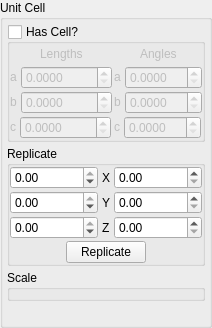
      <widget class="QWidget" name="CellPage" >
       <layout class="QVBoxLayout" >
        <property name="margin" >
         <number>0</number>
        </property>
        <property name="spacing" >
         <number>4</number>
        </property>
        <item>
         <widget class="QGroupBox" name="CellGroup" >
          <property name="title" >
           <string>Unit Cell</string>
          </property>
          <layout class="QVBoxLayout" >
           <property name="margin" >
            <number>4</number>
           </property>
           <property name="spacing" >
            <number>4</number>
           </property>
           <item>
            <widget class="QGroupBox" name="CellDefinitionGroup" >
             <property name="title" >
              <string>Has Cell?</string>
             </property>
             <property name="checkable" >
              <bool>true</bool>
             </property>
             <property name="checked" >
              <bool>false</bool>
             </property>
             <layout class="QVBoxLayout" >
              <property name="margin" >
               <number>0</number>
              </property>
              <property name="spacing" >
               <number>2</number>
              </property>
              <item>
               <layout class="QHBoxLayout" >
                <property name="margin" >
                 <number>0</number>
                </property>
                <property name="spacing" >
                 <number>2</number>
                </property>
                <item>
                 <layout class="QVBoxLayout" >
                  <property name="margin" >
                   <number>0</number>
                  </property>
                  <property name="spacing" >
                   <number>2</number>
                  </property>
                  <item>
                   <layout class="QHBoxLayout" >
                    <property name="margin" >
                     <number>0</number>
                    </property>
                    <property name="spacing" >
                     <number>0</number>
                    </property>
                    <item>
                     <spacer>
                      <property name="orientation" >
                       <enum>Qt::Horizontal</enum>
                      </property>
                      <property name="sizeHint" >
                       <size>
                        <width>16</width>
                        <height>20</height>
                       </size>
                      </property>
                     </spacer>
                    </item>
                    <item>
                     <widget class="QLabel" name="label_16" >
                      <property name="text" >
                       <string>Lengths</string>
                      </property>
                     </widget>
                    </item>
                    <item>
                     <spacer>
                      <property name="orientation" >
                       <enum>Qt::Horizontal</enum>
                      </property>
                      <property name="sizeHint" >
                       <size>
                        <width>16</width>
                        <height>20</height>
                       </size>
                      </property>
                     </spacer>
                    </item>
                   </layout>
                  </item>
                  <item>
                   <layout class="QHBoxLayout" >
                    <property name="margin" >
                     <number>0</number>
                    </property>
                    <property name="spacing" >
                     <number>4</number>
                    </property>
                    <item>
                     <widget class="QLabel" name="label_17" >
                      <property name="sizePolicy" >
                       <sizepolicy>
                        <hsizetype>0</hsizetype>
                        <vsizetype>0</vsizetype>
                        <horstretch>0</horstretch>
                        <verstretch>0</verstretch>
                       </sizepolicy>
                      </property>
                      <property name="text" >
                       <string>a</string>
                      </property>
                     </widget>
                    </item>
                    <item>
                     <widget class="QDoubleSpinBox" name="CellLengthASpin" >
                      <property name="sizePolicy" >
                       <sizepolicy>
                        <hsizetype>0</hsizetype>
                        <vsizetype>0</vsizetype>
                        <horstretch>0</horstretch>
                        <verstretch>0</verstretch>
                       </sizepolicy>
                      </property>
                      <property name="decimals" >
                       <number>4</number>
                      </property>
                      <property name="maximum" >
                       <double>10000.000000000000000</double>
                      </property>
                     </widget>
                    </item>
                   </layout>
                  </item>
                  <item>
                   <layout class="QHBoxLayout" >
                    <property name="margin" >
                     <number>0</number>
                    </property>
                    <property name="spacing" >
                     <number>4</number>
                    </property>
                    <item>
                     <widget class="QLabel" name="label_18" >
                      <property name="sizePolicy" >
                       <sizepolicy>
                        <hsizetype>0</hsizetype>
                        <vsizetype>0</vsizetype>
                        <horstretch>0</horstretch>
                        <verstretch>0</verstretch>
                       </sizepolicy>
                      </property>
                      <property name="text" >
                       <string>b</string>
                      </property>
                     </widget>
                    </item>
                    <item>
                     <widget class="QDoubleSpinBox" name="CellLengthBSpin" >
                      <property name="sizePolicy" >
                       <sizepolicy>
                        <hsizetype>0</hsizetype>
                        <vsizetype>0</vsizetype>
                        <horstretch>0</horstretch>
                        <verstretch>0</verstretch>
                       </sizepolicy>
                      </property>
                      <property name="decimals" >
                       <number>4</number>
                      </property>
                      <property name="maximum" >
                       <double>10000.000000000000000</double>
                      </property>
                     </widget>
                    </item>
                   </layout>
                  </item>
                  <item>
                   <layout class="QHBoxLayout" >
                    <property name="margin" >
                     <number>0</number>
                    </property>
                    <property name="spacing" >
                     <number>4</number>
                    </property>
                    <item>
                     <widget class="QLabel" name="label_19" >
                      <property name="sizePolicy" >
                       <sizepolicy>
                        <hsizetype>0</hsizetype>
                        <vsizetype>0</vsizetype>
                        <horstretch>0</horstretch>
                        <verstretch>0</verstretch>
                       </sizepolicy>
                      </property>
                      <property name="text" >
                       <string>c</string>
                      </property>
                     </widget>
                    </item>
                    <item>
                     <widget class="QDoubleSpinBox" name="CellLengthCSpin" >
                      <property name="sizePolicy" >
                       <sizepolicy>
                        <hsizetype>0</hsizetype>
                        <vsizetype>0</vsizetype>
                        <horstretch>0</horstretch>
                        <verstretch>0</verstretch>
                       </sizepolicy>
                      </property>
                      <property name="decimals" >
                       <number>4</number>
                      </property>
                      <property name="maximum" >
                       <double>10000.000000000000000</double>
                      </property>
                     </widget>
                    </item>
                   </layout>
                  </item>
                 </layout>
                </item>
                <item>
                 <layout class="QVBoxLayout" >
                  <property name="margin" >
                   <number>0</number>
                  </property>
                  <property name="spacing" >
                   <number>2</number>
                  </property>
                  <item>
                   <layout class="QHBoxLayout" >
                    <property name="margin" >
                     <number>0</number>
                    </property>
                    <property name="spacing" >
                     <number>0</number>
                    </property>
                    <item>
                     <spacer>
                      <property name="orientation" >
                       <enum>Qt::Horizontal</enum>
                      </property>
                      <property name="sizeHint" >
                       <size>
                        <width>16</width>
                        <height>20</height>
                       </size>
                      </property>
                     </spacer>
                    </item>
                    <item>
                     <widget class="QLabel" name="label_15" >
                      <property name="text" >
                       <string>Angles</string>
                      </property>
                     </widget>
                    </item>
                    <item>
                     <spacer>
                      <property name="orientation" >
                       <enum>Qt::Horizontal</enum>
                      </property>
                      <property name="sizeHint" >
                       <size>
                        <width>16</width>
                        <height>20</height>
                       </size>
                      </property>
                     </spacer>
                    </item>
                   </layout>
                  </item>
                  <item>
                   <layout class="QHBoxLayout" >
                    <property name="margin" >
                     <number>0</number>
                    </property>
                    <property name="spacing" >
                     <number>4</number>
                    </property>
                    <item>
                     <widget class="QLabel" name="label_12" >
                      <property name="sizePolicy" >
                       <sizepolicy>
                        <hsizetype>0</hsizetype>
                        <vsizetype>0</vsizetype>
                        <horstretch>0</horstretch>
                        <verstretch>0</verstretch>
                       </sizepolicy>
                      </property>
                      <property name="text" >
                       <string>a</string>
                      </property>
                     </widget>
                    </item>
                    <item>
                     <widget class="QDoubleSpinBox" name="CellAngleASpin" >
                      <property name="sizePolicy" >
                       <sizepolicy>
                        <hsizetype>0</hsizetype>
                        <vsizetype>0</vsizetype>
                        <horstretch>0</horstretch>
                        <verstretch>0</verstretch>
                       </sizepolicy>
                      </property>
                      <property name="decimals" >
                       <number>4</number>
                      </property>
                      <property name="maximum" >
                       <double>180.000000000000000</double>
                      </property>
                     </widget>
                    </item>
                   </layout>
                  </item>
                  <item>
                   <layout class="QHBoxLayout" >
                    <property name="margin" >
                     <number>0</number>
                    </property>
                    <property name="spacing" >
                     <number>4</number>
                    </property>
                    <item>
                     <widget class="QLabel" name="label_13" >
                      <property name="sizePolicy" >
                       <sizepolicy>
                        <hsizetype>0</hsizetype>
                        <vsizetype>0</vsizetype>
                        <horstretch>0</horstretch>
                        <verstretch>0</verstretch>
                       </sizepolicy>
                      </property>
                      <property name="text" >
                       <string>b</string>
                      </property>
                     </widget>
                    </item>
                    <item>
                     <widget class="QDoubleSpinBox" name="CellAngleBSpin" >
                      <property name="sizePolicy" >
                       <sizepolicy>
                        <hsizetype>0</hsizetype>
                        <vsizetype>0</vsizetype>
                        <horstretch>0</horstretch>
                        <verstretch>0</verstretch>
                       </sizepolicy>
                      </property>
                      <property name="decimals" >
                       <number>4</number>
                      </property>
                      <property name="maximum" >
                       <double>180.000000000000000</double>
                      </property>
                     </widget>
                    </item>
                   </layout>
                  </item>
                  <item>
                   <layout class="QHBoxLayout" >
                    <property name="margin" >
                     <number>0</number>
                    </property>
                    <property name="spacing" >
                     <number>4</number>
                    </property>
                    <item>
                     <widget class="QLabel" name="label_14" >
                      <property name="sizePolicy" >
                       <sizepolicy>
                        <hsizetype>0</hsizetype>
                        <vsizetype>0</vsizetype>
                        <horstretch>0</horstretch>
                        <verstretch>0</verstretch>
                       </sizepolicy>
                      </property>
                      <property name="text" >
                       <string>c</string>
                      </property>
                     </widget>
                    </item>
                    <item>
                     <widget class="QDoubleSpinBox" name="CellAngleCSpin" >
                      <property name="sizePolicy" >
                       <sizepolicy>
                        <hsizetype>0</hsizetype>
                        <vsizetype>0</vsizetype>
                        <horstretch>0</horstretch>
                        <verstretch>0</verstretch>
                       </sizepolicy>
                      </property>
                      <property name="decimals" >
                       <number>4</number>
                      </property>
                      <property name="maximum" >
                       <double>180.000000000000000</double>
                      </property>
                     </widget>
                    </item>
                   </layout>
                  </item>
                 </layout>
                </item>
               </layout>
              </item>
             </layout>
            </widget>
           </item>
           <item>
            <widget class="QGroupBox" name="CellReplicateGroup" >
             <property name="sizePolicy" >
              <sizepolicy>
               <hsizetype>7</hsizetype>
               <vsizetype>0</vsizetype>
               <horstretch>0</horstretch>
               <verstretch>0</verstretch>
              </sizepolicy>
             </property>
             <property name="title" >
              <string>Replicate</string>
             </property>
             <layout class="QVBoxLayout" >
              <property name="margin" >
               <number>0</number>
              </property>
              <property name="spacing" >
               <number>2</number>
              </property>
              <item>
               <layout class="QHBoxLayout" >
                <property name="margin" >
                 <number>0</number>
                </property>
                <property name="spacing" >
                 <number>4</number>
                </property>
                <item>
                 <widget class="QDoubleSpinBox" name="CellReplicateNegXSpin" >
                  <property name="sizePolicy" >
                   <sizepolicy>
                    <hsizetype>7</hsizetype>
                    <vsizetype>0</vsizetype>
                    <horstretch>0</horstretch>
                    <verstretch>0</verstretch>
                   </sizepolicy>
                  </property>
                  <property name="maximum" >
                   <double>0.000000000000000</double>
                  </property>
                  <property name="minimum" >
                   <double>-100.000000000000000</double>
                  </property>
                 </widget>
                </item>
                <item>
                 <widget class="QLabel" name="label_11" >
                  <property name="sizePolicy" >
                   <sizepolicy>
                    <hsizetype>1</hsizetype>
                    <vsizetype>5</vsizetype>
                    <horstretch>0</horstretch>
                    <verstretch>0</verstretch>
                   </sizepolicy>
                  </property>
                  <property name="text" >
                   <string>X</string>
                  </property>
                 </widget>
                </item>
                <item>
                 <widget class="QDoubleSpinBox" name="CellReplicatePosXSpin" >
                  <property name="sizePolicy" >
                   <sizepolicy>
                    <hsizetype>7</hsizetype>
                    <vsizetype>0</vsizetype>
                    <horstretch>0</horstretch>
                    <verstretch>0</verstretch>
                   </sizepolicy>
                  </property>
                 </widget>
                </item>
               </layout>
              </item>
              <item>
               <layout class="QHBoxLayout" >
                <property name="margin" >
                 <number>0</number>
                </property>
                <property name="spacing" >
                 <number>4</number>
                </property>
                <item>
                 <widget class="QDoubleSpinBox" name="CellReplicateNegYSpin" >
                  <property name="sizePolicy" >
                   <sizepolicy>
                    <hsizetype>7</hsizetype>
                    <vsizetype>0</vsizetype>
                    <horstretch>0</horstretch>
                    <verstretch>0</verstretch>
                   </sizepolicy>
                  </property>
                  <property name="maximum" >
                   <double>0.000000000000000</double>
                  </property>
                  <property name="minimum" >
                   <double>-100.000000000000000</double>
                  </property>
                 </widget>
                </item>
                <item>
                 <widget class="QLabel" name="label_28" >
                  <property name="sizePolicy" >
                   <sizepolicy>
                    <hsizetype>1</hsizetype>
                    <vsizetype>5</vsizetype>
                    <horstretch>0</horstretch>
                    <verstretch>0</verstretch>
                   </sizepolicy>
                  </property>
                  <property name="text" >
                   <string>Y</string>
                  </property>
                 </widget>
                </item>
                <item>
                 <widget class="QDoubleSpinBox" name="CellReplicatePosYSpin" >
                  <property name="sizePolicy" >
                   <sizepolicy>
                    <hsizetype>7</hsizetype>
                    <vsizetype>0</vsizetype>
                    <horstretch>0</horstretch>
                    <verstretch>0</verstretch>
                   </sizepolicy>
                  </property>
                 </widget>
                </item>
               </layout>
              </item>
              <item>
               <layout class="QHBoxLayout" >
                <property name="margin" >
                 <number>0</number>
                </property>
                <property name="spacing" >
                 <number>4</number>
                </property>
                <item>
                 <widget class="QDoubleSpinBox" name="CellReplicateNegZSpin" >
                  <property name="sizePolicy" >
                   <sizepolicy>
                    <hsizetype>7</hsizetype>
                    <vsizetype>0</vsizetype>
                    <horstretch>0</horstretch>
                    <verstretch>0</verstretch>
                   </sizepolicy>
                  </property>
                  <property name="maximum" >
                   <double>0.000000000000000</double>
                  </property>
                  <property name="minimum" >
                   <double>-100.000000000000000</double>
                  </property>
                 </widget>
                </item>
                <item>
                 <widget class="QLabel" name="label_29" >
                  <property name="sizePolicy" >
                   <sizepolicy>
                    <hsizetype>1</hsizetype>
                    <vsizetype>5</vsizetype>
                    <horstretch>0</horstretch>
                    <verstretch>0</verstretch>
                   </sizepolicy>
                  </property>
                  <property name="text" >
                   <string>Z</string>
                  </property>
                 </widget>
                </item>
                <item>
                 <widget class="QDoubleSpinBox" name="CellReplicatePosZSpin" >
                  <property name="sizePolicy" >
                   <sizepolicy>
                    <hsizetype>7</hsizetype>
                    <vsizetype>0</vsizetype>
                    <horstretch>0</horstretch>
                    <verstretch>0</verstretch>
                   </sizepolicy>
                  </property>
                 </widget>
                </item>
               </layout>
              </item>
              <item>
               <layout class="QHBoxLayout" >
                <property name="margin" >
                 <number>0</number>
                </property>
                <property name="spacing" >
                 <number>0</number>
                </property>
                <item>
                 <spacer>
                  <property name="orientation" >
                   <enum>Qt::Horizontal</enum>
                  </property>
                  <property name="sizeHint" >
                   <size>
                    <width>40</width>
                    <height>20</height>
                   </size>
                  </property>
                 </spacer>
                </item>
                <item>
                 <widget class="QPushButton" name="CellReplicateButton" >
                  <property name="text" >
                   <string>Replicate</string>
                  </property>
                 </widget>
                </item>
                <item>
                 <spacer>
                  <property name="orientation" >
                   <enum>Qt::Horizontal</enum>
                  </property>
                  <property name="sizeHint" >
                   <size>
                    <width>40</width>
                    <height>20</height>
                   </size>
                  </property>
                 </spacer>
                </item>
               </layout>
              </item>
             </layout>
            </widget>
           </item>
           <item>
            <widget class="QGroupBox" name="CellScaleGroup" >
             <property name="title" >
              <string>Scale</string>
             </property>
            </widget>
           </item>
           <item>
            <spacer>
             <property name="orientation" >
              <enum>Qt::Vertical</enum>
             </property>
             <property name="sizeHint" >
              <size>
               <width>20</width>
               <height>20</height>
              </size>
             </property>
            </spacer>
           </item>
          </layout>
         </widget>
        </item>
       </layout>
      </widget>
